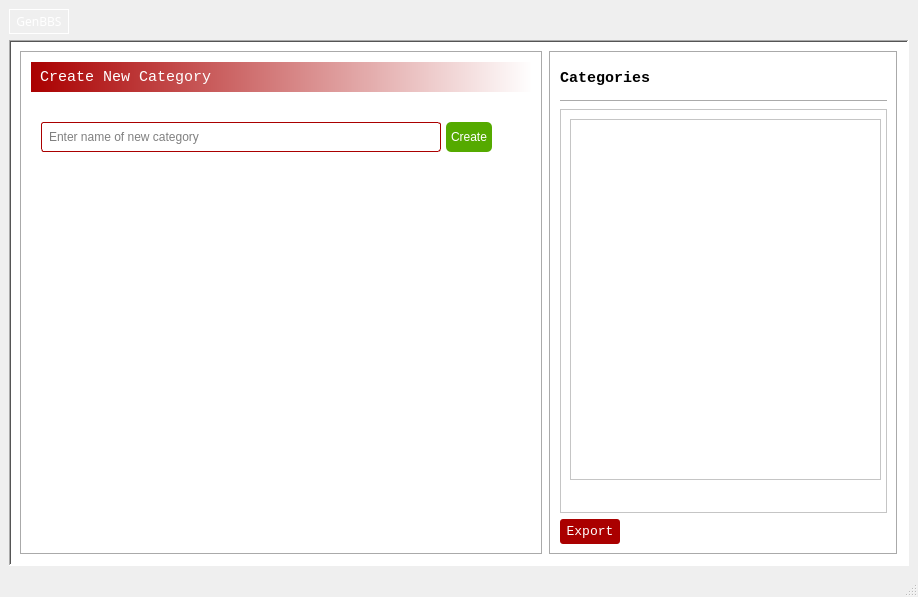
<?xml version="1.0" encoding="UTF-8"?>
<ui version="4.0">
 <class>MainWindow</class>
 <widget class="QMainWindow" name="MainWindow">
  <property name="geometry">
   <rect>
    <x>0</x>
    <y>0</y>
    <width>918</width>
    <height>597</height>
   </rect>
  </property>
  <property name="font">
   <font>
    <strikeout>false</strikeout>
   </font>
  </property>
  <property name="windowTitle">
   <string>MainWindow</string>
  </property>
  <property name="autoFillBackground">
   <bool>true</bool>
  </property>
  <widget class="QWidget" name="centralwidget">
   <property name="sizePolicy">
    <sizepolicy hsizetype="Minimum" vsizetype="Minimum">
     <horstretch>0</horstretch>
     <verstretch>0</verstretch>
    </sizepolicy>
   </property>
   <layout class="QVBoxLayout" name="verticalLayout">
    <item>
     <widget class="QLabel" name="genBBSLogo">
      <property name="enabled">
       <bool>true</bool>
      </property>
      <property name="sizePolicy">
       <sizepolicy hsizetype="Fixed" vsizetype="Fixed">
        <horstretch>0</horstretch>
        <verstretch>0</verstretch>
       </sizepolicy>
      </property>
      <property name="minimumSize">
       <size>
        <width>0</width>
        <height>25</height>
       </size>
      </property>
      <property name="maximumSize">
       <size>
        <width>60</width>
        <height>25</height>
       </size>
      </property>
      <property name="palette">
       <palette>
        <active>
         <colorrole role="WindowText">
          <brush brushstyle="SolidPattern">
           <color alpha="255">
            <red>255</red>
            <green>255</green>
            <blue>255</blue>
           </color>
          </brush>
         </colorrole>
         <colorrole role="Button">
          <brush brushstyle="SolidPattern">
           <color alpha="255">
            <red>170</red>
            <green>0</green>
            <blue>0</blue>
           </color>
          </brush>
         </colorrole>
         <colorrole role="Light">
          <brush brushstyle="SolidPattern">
           <color alpha="255">
            <red>255</red>
            <green>0</green>
            <blue>0</blue>
           </color>
          </brush>
         </colorrole>
         <colorrole role="Midlight">
          <brush brushstyle="SolidPattern">
           <color alpha="255">
            <red>212</red>
            <green>0</green>
            <blue>0</blue>
           </color>
          </brush>
         </colorrole>
         <colorrole role="Dark">
          <brush brushstyle="SolidPattern">
           <color alpha="255">
            <red>85</red>
            <green>0</green>
            <blue>0</blue>
           </color>
          </brush>
         </colorrole>
         <colorrole role="Mid">
          <brush brushstyle="SolidPattern">
           <color alpha="255">
            <red>113</red>
            <green>0</green>
            <blue>0</blue>
           </color>
          </brush>
         </colorrole>
         <colorrole role="Text">
          <brush brushstyle="SolidPattern">
           <color alpha="255">
            <red>255</red>
            <green>255</green>
            <blue>255</blue>
           </color>
          </brush>
         </colorrole>
         <colorrole role="BrightText">
          <brush brushstyle="SolidPattern">
           <color alpha="255">
            <red>255</red>
            <green>255</green>
            <blue>255</blue>
           </color>
          </brush>
         </colorrole>
         <colorrole role="ButtonText">
          <brush brushstyle="SolidPattern">
           <color alpha="255">
            <red>255</red>
            <green>255</green>
            <blue>255</blue>
           </color>
          </brush>
         </colorrole>
         <colorrole role="Base">
          <brush brushstyle="SolidPattern">
           <color alpha="255">
            <red>255</red>
            <green>255</green>
            <blue>255</blue>
           </color>
          </brush>
         </colorrole>
         <colorrole role="Window">
          <brush brushstyle="SolidPattern">
           <color alpha="255">
            <red>170</red>
            <green>0</green>
            <blue>0</blue>
           </color>
          </brush>
         </colorrole>
         <colorrole role="Shadow">
          <brush brushstyle="SolidPattern">
           <color alpha="255">
            <red>0</red>
            <green>0</green>
            <blue>0</blue>
           </color>
          </brush>
         </colorrole>
         <colorrole role="AlternateBase">
          <brush brushstyle="SolidPattern">
           <color alpha="255">
            <red>212</red>
            <green>127</green>
            <blue>127</blue>
           </color>
          </brush>
         </colorrole>
         <colorrole role="ToolTipBase">
          <brush brushstyle="SolidPattern">
           <color alpha="255">
            <red>255</red>
            <green>255</green>
            <blue>220</blue>
           </color>
          </brush>
         </colorrole>
         <colorrole role="ToolTipText">
          <brush brushstyle="SolidPattern">
           <color alpha="255">
            <red>0</red>
            <green>0</green>
            <blue>0</blue>
           </color>
          </brush>
         </colorrole>
         <colorrole role="PlaceholderText">
          <brush brushstyle="SolidPattern">
           <color alpha="127">
            <red>0</red>
            <green>0</green>
            <blue>0</blue>
           </color>
          </brush>
         </colorrole>
         <colorrole role="Accent">
          <brush brushstyle="SolidPattern">
           <color alpha="255">
            <red>255</red>
            <green>255</green>
            <blue>255</blue>
           </color>
          </brush>
         </colorrole>
        </active>
        <inactive>
         <colorrole role="WindowText">
          <brush brushstyle="SolidPattern">
           <color alpha="255">
            <red>255</red>
            <green>255</green>
            <blue>255</blue>
           </color>
          </brush>
         </colorrole>
         <colorrole role="Button">
          <brush brushstyle="SolidPattern">
           <color alpha="255">
            <red>170</red>
            <green>0</green>
            <blue>0</blue>
           </color>
          </brush>
         </colorrole>
         <colorrole role="Light">
          <brush brushstyle="SolidPattern">
           <color alpha="255">
            <red>255</red>
            <green>0</green>
            <blue>0</blue>
           </color>
          </brush>
         </colorrole>
         <colorrole role="Midlight">
          <brush brushstyle="SolidPattern">
           <color alpha="255">
            <red>212</red>
            <green>0</green>
            <blue>0</blue>
           </color>
          </brush>
         </colorrole>
         <colorrole role="Dark">
          <brush brushstyle="SolidPattern">
           <color alpha="255">
            <red>85</red>
            <green>0</green>
            <blue>0</blue>
           </color>
          </brush>
         </colorrole>
         <colorrole role="Mid">
          <brush brushstyle="SolidPattern">
           <color alpha="255">
            <red>113</red>
            <green>0</green>
            <blue>0</blue>
           </color>
          </brush>
         </colorrole>
         <colorrole role="Text">
          <brush brushstyle="SolidPattern">
           <color alpha="255">
            <red>255</red>
            <green>255</green>
            <blue>255</blue>
           </color>
          </brush>
         </colorrole>
         <colorrole role="BrightText">
          <brush brushstyle="SolidPattern">
           <color alpha="255">
            <red>255</red>
            <green>255</green>
            <blue>255</blue>
           </color>
          </brush>
         </colorrole>
         <colorrole role="ButtonText">
          <brush brushstyle="SolidPattern">
           <color alpha="255">
            <red>255</red>
            <green>255</green>
            <blue>255</blue>
           </color>
          </brush>
         </colorrole>
         <colorrole role="Base">
          <brush brushstyle="SolidPattern">
           <color alpha="255">
            <red>255</red>
            <green>255</green>
            <blue>255</blue>
           </color>
          </brush>
         </colorrole>
         <colorrole role="Window">
          <brush brushstyle="SolidPattern">
           <color alpha="255">
            <red>170</red>
            <green>0</green>
            <blue>0</blue>
           </color>
          </brush>
         </colorrole>
         <colorrole role="Shadow">
          <brush brushstyle="SolidPattern">
           <color alpha="255">
            <red>0</red>
            <green>0</green>
            <blue>0</blue>
           </color>
          </brush>
         </colorrole>
         <colorrole role="AlternateBase">
          <brush brushstyle="SolidPattern">
           <color alpha="255">
            <red>212</red>
            <green>127</green>
            <blue>127</blue>
           </color>
          </brush>
         </colorrole>
         <colorrole role="ToolTipBase">
          <brush brushstyle="SolidPattern">
           <color alpha="255">
            <red>255</red>
            <green>255</green>
            <blue>220</blue>
           </color>
          </brush>
         </colorrole>
         <colorrole role="ToolTipText">
          <brush brushstyle="SolidPattern">
           <color alpha="255">
            <red>0</red>
            <green>0</green>
            <blue>0</blue>
           </color>
          </brush>
         </colorrole>
         <colorrole role="PlaceholderText">
          <brush brushstyle="SolidPattern">
           <color alpha="127">
            <red>0</red>
            <green>0</green>
            <blue>0</blue>
           </color>
          </brush>
         </colorrole>
         <colorrole role="Accent">
          <brush brushstyle="SolidPattern">
           <color alpha="255">
            <red>255</red>
            <green>255</green>
            <blue>255</blue>
           </color>
          </brush>
         </colorrole>
        </inactive>
        <disabled>
         <colorrole role="WindowText">
          <brush brushstyle="SolidPattern">
           <color alpha="255">
            <red>85</red>
            <green>0</green>
            <blue>0</blue>
           </color>
          </brush>
         </colorrole>
         <colorrole role="Button">
          <brush brushstyle="SolidPattern">
           <color alpha="255">
            <red>170</red>
            <green>0</green>
            <blue>0</blue>
           </color>
          </brush>
         </colorrole>
         <colorrole role="Light">
          <brush brushstyle="SolidPattern">
           <color alpha="255">
            <red>255</red>
            <green>0</green>
            <blue>0</blue>
           </color>
          </brush>
         </colorrole>
         <colorrole role="Midlight">
          <brush brushstyle="SolidPattern">
           <color alpha="255">
            <red>212</red>
            <green>0</green>
            <blue>0</blue>
           </color>
          </brush>
         </colorrole>
         <colorrole role="Dark">
          <brush brushstyle="SolidPattern">
           <color alpha="255">
            <red>85</red>
            <green>0</green>
            <blue>0</blue>
           </color>
          </brush>
         </colorrole>
         <colorrole role="Mid">
          <brush brushstyle="SolidPattern">
           <color alpha="255">
            <red>113</red>
            <green>0</green>
            <blue>0</blue>
           </color>
          </brush>
         </colorrole>
         <colorrole role="Text">
          <brush brushstyle="SolidPattern">
           <color alpha="255">
            <red>85</red>
            <green>0</green>
            <blue>0</blue>
           </color>
          </brush>
         </colorrole>
         <colorrole role="BrightText">
          <brush brushstyle="SolidPattern">
           <color alpha="255">
            <red>255</red>
            <green>255</green>
            <blue>255</blue>
           </color>
          </brush>
         </colorrole>
         <colorrole role="ButtonText">
          <brush brushstyle="SolidPattern">
           <color alpha="255">
            <red>85</red>
            <green>0</green>
            <blue>0</blue>
           </color>
          </brush>
         </colorrole>
         <colorrole role="Base">
          <brush brushstyle="SolidPattern">
           <color alpha="255">
            <red>170</red>
            <green>0</green>
            <blue>0</blue>
           </color>
          </brush>
         </colorrole>
         <colorrole role="Window">
          <brush brushstyle="SolidPattern">
           <color alpha="255">
            <red>170</red>
            <green>0</green>
            <blue>0</blue>
           </color>
          </brush>
         </colorrole>
         <colorrole role="Shadow">
          <brush brushstyle="SolidPattern">
           <color alpha="255">
            <red>0</red>
            <green>0</green>
            <blue>0</blue>
           </color>
          </brush>
         </colorrole>
         <colorrole role="AlternateBase">
          <brush brushstyle="SolidPattern">
           <color alpha="255">
            <red>170</red>
            <green>0</green>
            <blue>0</blue>
           </color>
          </brush>
         </colorrole>
         <colorrole role="ToolTipBase">
          <brush brushstyle="SolidPattern">
           <color alpha="255">
            <red>255</red>
            <green>255</green>
            <blue>220</blue>
           </color>
          </brush>
         </colorrole>
         <colorrole role="ToolTipText">
          <brush brushstyle="SolidPattern">
           <color alpha="255">
            <red>0</red>
            <green>0</green>
            <blue>0</blue>
           </color>
          </brush>
         </colorrole>
         <colorrole role="PlaceholderText">
          <brush brushstyle="SolidPattern">
           <color alpha="127">
            <red>85</red>
            <green>0</green>
            <blue>0</blue>
           </color>
          </brush>
         </colorrole>
         <colorrole role="Accent">
          <brush brushstyle="SolidPattern">
           <color alpha="255">
            <red>221</red>
            <green>0</green>
            <blue>0</blue>
           </color>
          </brush>
         </colorrole>
        </disabled>
       </palette>
      </property>
      <property name="font">
       <font>
        <family>Bernard MT</family>
        <underline>false</underline>
        <strikeout>false</strikeout>
        <stylestrategy>PreferDefault</stylestrategy>
        <kerning>true</kerning>
       </font>
      </property>
      <property name="autoFillBackground">
       <bool>true</bool>
      </property>
      <property name="styleSheet">
       <string notr="true">border: 1px solid white;
backgound-color: rgb(170, 0, 0);
box-shadow: 30px 3px 6px rgb(0, 0, 0, 3);</string>
      </property>
      <property name="frameShape">
       <enum>QFrame::Shape::HLine</enum>
      </property>
      <property name="text">
       <string>GenBBS</string>
      </property>
      <property name="textFormat">
       <enum>Qt::TextFormat::MarkdownText</enum>
      </property>
      <property name="alignment">
       <set>Qt::AlignmentFlag::AlignCenter</set>
      </property>
      <property name="textInteractionFlags">
       <set>Qt::TextInteractionFlag::NoTextInteraction</set>
      </property>
     </widget>
    </item>
    <item>
     <widget class="QFrame" name="frame">
      <property name="sizePolicy">
       <sizepolicy hsizetype="Minimum" vsizetype="Minimum">
        <horstretch>0</horstretch>
        <verstretch>0</verstretch>
       </sizepolicy>
      </property>
      <property name="minimumSize">
       <size>
        <width>900</width>
        <height>500</height>
       </size>
      </property>
      <property name="maximumSize">
       <size>
        <width>16777215</width>
        <height>900</height>
       </size>
      </property>
      <property name="autoFillBackground">
       <bool>false</bool>
      </property>
      <property name="styleSheet">
       <string notr="true">background-color: white;</string>
      </property>
      <property name="frameShape">
       <enum>QFrame::Shape::WinPanel</enum>
      </property>
      <property name="frameShadow">
       <enum>QFrame::Shadow::Sunken</enum>
      </property>
      <layout class="QHBoxLayout" name="horizontalLayout">
       <item>
        <widget class="QFrame" name="frame_3">
         <property name="sizePolicy">
          <sizepolicy hsizetype="Preferred" vsizetype="Preferred">
           <horstretch>3</horstretch>
           <verstretch>0</verstretch>
          </sizepolicy>
         </property>
         <property name="autoFillBackground">
          <bool>false</bool>
         </property>
         <property name="frameShape">
          <enum>QFrame::Shape::Box</enum>
         </property>
         <property name="frameShadow">
          <enum>QFrame::Shadow::Sunken</enum>
         </property>
         <layout class="QVBoxLayout" name="verticalLayout_3" stretch="0,0,0">
          <property name="spacing">
           <number>30</number>
          </property>
          <property name="sizeConstraint">
           <enum>QLayout::SizeConstraint::SetMinimumSize</enum>
          </property>
          <item>
           <widget class="QLabel" name="label1Catg">
            <property name="sizePolicy">
             <sizepolicy hsizetype="Preferred" vsizetype="Fixed">
              <horstretch>0</horstretch>
              <verstretch>0</verstretch>
             </sizepolicy>
            </property>
            <property name="minimumSize">
             <size>
              <width>0</width>
              <height>30</height>
             </size>
            </property>
            <property name="maximumSize">
             <size>
              <width>16777215</width>
              <height>30</height>
             </size>
            </property>
            <property name="baseSize">
             <size>
              <width>0</width>
              <height>30</height>
             </size>
            </property>
            <property name="font">
             <font>
              <family>Consolas</family>
              <pointsize>11</pointsize>
              <bold>false</bold>
              <strikeout>false</strikeout>
             </font>
            </property>
            <property name="autoFillBackground">
             <bool>false</bool>
            </property>
            <property name="styleSheet">
             <string notr="true">background-color: qlineargradient(spread:pad, x1:0, y1:0, x2:1, y2:0, stop:0 rgb(170, 0, 0), stop:1 rgb(255, 255, 255)); color: rgb(255, 255, 255)</string>
            </property>
            <property name="text">
             <string> Create New Category</string>
            </property>
           </widget>
          </item>
          <item>
           <layout class="QHBoxLayout" name="catgLayout1" stretch="0,0,0">
            <property name="spacing">
             <number>5</number>
            </property>
            <property name="sizeConstraint">
             <enum>QLayout::SizeConstraint::SetDefaultConstraint</enum>
            </property>
            <property name="leftMargin">
             <number>10</number>
            </property>
            <property name="topMargin">
             <number>0</number>
            </property>
            <property name="rightMargin">
             <number>20</number>
            </property>
            <property name="bottomMargin">
             <number>300</number>
            </property>
            <item>
             <widget class="QLineEdit" name="newInputCatg">
              <property name="sizePolicy">
               <sizepolicy hsizetype="Minimum" vsizetype="Fixed">
                <horstretch>0</horstretch>
                <verstretch>0</verstretch>
               </sizepolicy>
              </property>
              <property name="minimumSize">
               <size>
                <width>400</width>
                <height>30</height>
               </size>
              </property>
              <property name="maximumSize">
               <size>
                <width>600</width>
                <height>16777215</height>
               </size>
              </property>
              <property name="palette">
               <palette>
                <active>
                 <colorrole role="Button">
                  <brush brushstyle="SolidPattern">
                   <color alpha="255">
                    <red>255</red>
                    <green>255</green>
                    <blue>255</blue>
                   </color>
                  </brush>
                 </colorrole>
                 <colorrole role="Base">
                  <brush brushstyle="SolidPattern">
                   <color alpha="255">
                    <red>255</red>
                    <green>255</green>
                    <blue>255</blue>
                   </color>
                  </brush>
                 </colorrole>
                 <colorrole role="Window">
                  <brush brushstyle="SolidPattern">
                   <color alpha="255">
                    <red>255</red>
                    <green>255</green>
                    <blue>255</blue>
                   </color>
                  </brush>
                 </colorrole>
                </active>
                <inactive>
                 <colorrole role="Button">
                  <brush brushstyle="SolidPattern">
                   <color alpha="255">
                    <red>255</red>
                    <green>255</green>
                    <blue>255</blue>
                   </color>
                  </brush>
                 </colorrole>
                 <colorrole role="Base">
                  <brush brushstyle="SolidPattern">
                   <color alpha="255">
                    <red>255</red>
                    <green>255</green>
                    <blue>255</blue>
                   </color>
                  </brush>
                 </colorrole>
                 <colorrole role="Window">
                  <brush brushstyle="SolidPattern">
                   <color alpha="255">
                    <red>255</red>
                    <green>255</green>
                    <blue>255</blue>
                   </color>
                  </brush>
                 </colorrole>
                </inactive>
                <disabled>
                 <colorrole role="Button">
                  <brush brushstyle="SolidPattern">
                   <color alpha="255">
                    <red>255</red>
                    <green>255</green>
                    <blue>255</blue>
                   </color>
                  </brush>
                 </colorrole>
                 <colorrole role="Base">
                  <brush brushstyle="SolidPattern">
                   <color alpha="255">
                    <red>255</red>
                    <green>255</green>
                    <blue>255</blue>
                   </color>
                  </brush>
                 </colorrole>
                 <colorrole role="Window">
                  <brush brushstyle="SolidPattern">
                   <color alpha="255">
                    <red>255</red>
                    <green>255</green>
                    <blue>255</blue>
                   </color>
                  </brush>
                 </colorrole>
                </disabled>
               </palette>
              </property>
              <property name="styleSheet">
               <string notr="true">border-radius: 3px;
border: 1px solid rgb(170, 0, 0);
font: 9pt &quot;Consolas&quot;;
padding-left: 5px;
</string>
              </property>
              <property name="text">
               <string/>
              </property>
              <property name="alignment">
               <set>Qt::AlignmentFlag::AlignJustify|Qt::AlignmentFlag::AlignVCenter</set>
              </property>
              <property name="placeholderText">
               <string>Enter name of new category</string>
              </property>
              <property name="clearButtonEnabled">
               <bool>true</bool>
              </property>
             </widget>
            </item>
            <item>
             <widget class="QPushButton" name="createCatg">
              <property name="minimumSize">
               <size>
                <width>0</width>
                <height>30</height>
               </size>
              </property>
              <property name="maximumSize">
               <size>
                <width>50</width>
                <height>16777215</height>
               </size>
              </property>
              <property name="palette">
               <palette>
                <active>
                 <colorrole role="WindowText">
                  <brush brushstyle="SolidPattern">
                   <color alpha="255">
                    <red>255</red>
                    <green>255</green>
                    <blue>255</blue>
                   </color>
                  </brush>
                 </colorrole>
                 <colorrole role="Button">
                  <brush brushstyle="SolidPattern">
                   <color alpha="255">
                    <red>85</red>
                    <green>170</green>
                    <blue>0</blue>
                   </color>
                  </brush>
                 </colorrole>
                 <colorrole role="Text">
                  <brush brushstyle="SolidPattern">
                   <color alpha="255">
                    <red>255</red>
                    <green>255</green>
                    <blue>255</blue>
                   </color>
                  </brush>
                 </colorrole>
                 <colorrole role="ButtonText">
                  <brush brushstyle="SolidPattern">
                   <color alpha="255">
                    <red>255</red>
                    <green>255</green>
                    <blue>255</blue>
                   </color>
                  </brush>
                 </colorrole>
                 <colorrole role="Base">
                  <brush brushstyle="SolidPattern">
                   <color alpha="255">
                    <red>85</red>
                    <green>170</green>
                    <blue>0</blue>
                   </color>
                  </brush>
                 </colorrole>
                 <colorrole role="Window">
                  <brush brushstyle="SolidPattern">
                   <color alpha="255">
                    <red>85</red>
                    <green>170</green>
                    <blue>0</blue>
                   </color>
                  </brush>
                 </colorrole>
                 <colorrole role="PlaceholderText">
                  <brush brushstyle="SolidPattern">
                   <color alpha="128">
                    <red>255</red>
                    <green>255</green>
                    <blue>255</blue>
                   </color>
                  </brush>
                 </colorrole>
                </active>
                <inactive>
                 <colorrole role="WindowText">
                  <brush brushstyle="SolidPattern">
                   <color alpha="255">
                    <red>255</red>
                    <green>255</green>
                    <blue>255</blue>
                   </color>
                  </brush>
                 </colorrole>
                 <colorrole role="Button">
                  <brush brushstyle="SolidPattern">
                   <color alpha="255">
                    <red>85</red>
                    <green>170</green>
                    <blue>0</blue>
                   </color>
                  </brush>
                 </colorrole>
                 <colorrole role="Text">
                  <brush brushstyle="SolidPattern">
                   <color alpha="255">
                    <red>255</red>
                    <green>255</green>
                    <blue>255</blue>
                   </color>
                  </brush>
                 </colorrole>
                 <colorrole role="ButtonText">
                  <brush brushstyle="SolidPattern">
                   <color alpha="255">
                    <red>255</red>
                    <green>255</green>
                    <blue>255</blue>
                   </color>
                  </brush>
                 </colorrole>
                 <colorrole role="Base">
                  <brush brushstyle="SolidPattern">
                   <color alpha="255">
                    <red>85</red>
                    <green>170</green>
                    <blue>0</blue>
                   </color>
                  </brush>
                 </colorrole>
                 <colorrole role="Window">
                  <brush brushstyle="SolidPattern">
                   <color alpha="255">
                    <red>85</red>
                    <green>170</green>
                    <blue>0</blue>
                   </color>
                  </brush>
                 </colorrole>
                 <colorrole role="PlaceholderText">
                  <brush brushstyle="SolidPattern">
                   <color alpha="128">
                    <red>255</red>
                    <green>255</green>
                    <blue>255</blue>
                   </color>
                  </brush>
                 </colorrole>
                </inactive>
                <disabled>
                 <colorrole role="WindowText">
                  <brush brushstyle="SolidPattern">
                   <color alpha="255">
                    <red>255</red>
                    <green>255</green>
                    <blue>255</blue>
                   </color>
                  </brush>
                 </colorrole>
                 <colorrole role="Button">
                  <brush brushstyle="SolidPattern">
                   <color alpha="255">
                    <red>85</red>
                    <green>170</green>
                    <blue>0</blue>
                   </color>
                  </brush>
                 </colorrole>
                 <colorrole role="Text">
                  <brush brushstyle="SolidPattern">
                   <color alpha="255">
                    <red>255</red>
                    <green>255</green>
                    <blue>255</blue>
                   </color>
                  </brush>
                 </colorrole>
                 <colorrole role="ButtonText">
                  <brush brushstyle="SolidPattern">
                   <color alpha="255">
                    <red>255</red>
                    <green>255</green>
                    <blue>255</blue>
                   </color>
                  </brush>
                 </colorrole>
                 <colorrole role="Base">
                  <brush brushstyle="SolidPattern">
                   <color alpha="255">
                    <red>85</red>
                    <green>170</green>
                    <blue>0</blue>
                   </color>
                  </brush>
                 </colorrole>
                 <colorrole role="Window">
                  <brush brushstyle="SolidPattern">
                   <color alpha="255">
                    <red>85</red>
                    <green>170</green>
                    <blue>0</blue>
                   </color>
                  </brush>
                 </colorrole>
                 <colorrole role="PlaceholderText">
                  <brush brushstyle="SolidPattern">
                   <color alpha="128">
                    <red>255</red>
                    <green>255</green>
                    <blue>255</blue>
                   </color>
                  </brush>
                 </colorrole>
                </disabled>
               </palette>
              </property>
              <property name="autoFillBackground">
               <bool>false</bool>
              </property>
              <property name="styleSheet">
               <string notr="true">background-color: rgb(85, 170, 0);
font: 9pt &quot;Consolas&quot;;
border-radius: 5px;
color: white;
padding-left: 5px;
padding-right: 5px;</string>
              </property>
              <property name="text">
               <string>Create</string>
              </property>
              <property name="checkable">
               <bool>true</bool>
              </property>
             </widget>
            </item>
            <item>
             <spacer name="hSpacerCatg">
              <property name="orientation">
               <enum>Qt::Orientation::Horizontal</enum>
              </property>
              <property name="sizeHint" stdset="0">
               <size>
                <width>40</width>
                <height>20</height>
               </size>
              </property>
             </spacer>
            </item>
           </layout>
          </item>
          <item>
           <spacer name="vSpacerCatg">
            <property name="orientation">
             <enum>Qt::Orientation::Vertical</enum>
            </property>
            <property name="sizeHint" stdset="0">
             <size>
              <width>20</width>
              <height>40</height>
             </size>
            </property>
           </spacer>
          </item>
         </layout>
        </widget>
       </item>
       <item>
        <widget class="QFrame" name="frame_2">
         <property name="sizePolicy">
          <sizepolicy hsizetype="Preferred" vsizetype="Preferred">
           <horstretch>2</horstretch>
           <verstretch>0</verstretch>
          </sizepolicy>
         </property>
         <property name="autoFillBackground">
          <bool>false</bool>
         </property>
         <property name="frameShape">
          <enum>QFrame::Shape::Box</enum>
         </property>
         <property name="frameShadow">
          <enum>QFrame::Shadow::Sunken</enum>
         </property>
         <layout class="QVBoxLayout" name="verticalLayout_2" stretch="2,0,25,0">
          <item>
           <widget class="QLabel" name="label2Catg">
            <property name="font">
             <font>
              <family>Consolas</family>
              <pointsize>11</pointsize>
              <bold>true</bold>
              <strikeout>false</strikeout>
             </font>
            </property>
            <property name="text">
             <string>Categories</string>
            </property>
           </widget>
          </item>
          <item>
           <widget class="Line" name="lineCatg">
            <property name="orientation">
             <enum>Qt::Orientation::Horizontal</enum>
            </property>
           </widget>
          </item>
          <item>
           <widget class="QFrame" name="frame_4">
            <property name="autoFillBackground">
             <bool>false</bool>
            </property>
            <property name="frameShape">
             <enum>QFrame::Shape::StyledPanel</enum>
            </property>
            <property name="frameShadow">
             <enum>QFrame::Shadow::Raised</enum>
            </property>
            <widget class="QTreeView" name="treeViewCatg">
             <property name="geometry">
              <rect>
               <x>10</x>
               <y>10</y>
               <width>311</width>
               <height>361</height>
              </rect>
             </property>
            </widget>
           </widget>
          </item>
          <item>
           <widget class="QPushButton" name="pushButton">
            <property name="sizePolicy">
             <sizepolicy hsizetype="Fixed" vsizetype="Fixed">
              <horstretch>0</horstretch>
              <verstretch>0</verstretch>
             </sizepolicy>
            </property>
            <property name="minimumSize">
             <size>
              <width>60</width>
              <height>25</height>
             </size>
            </property>
            <property name="maximumSize">
             <size>
              <width>60</width>
              <height>25</height>
             </size>
            </property>
            <property name="font">
             <font>
              <family>Consolas</family>
              <pointsize>10</pointsize>
             </font>
            </property>
            <property name="styleSheet">
             <string notr="true">background-color: rgb(170, 0, 0);
border-radius: 3px;
color: white;
</string>
            </property>
            <property name="text">
             <string>Export</string>
            </property>
            <property name="checkable">
             <bool>true</bool>
            </property>
           </widget>
          </item>
         </layout>
        </widget>
       </item>
      </layout>
     </widget>
    </item>
   </layout>
  </widget>
  <widget class="QMenuBar" name="menubar">
   <property name="geometry">
    <rect>
     <x>0</x>
     <y>0</y>
     <width>918</width>
     <height>22</height>
    </rect>
   </property>
  </widget>
  <widget class="QStatusBar" name="statusbar"/>
 </widget>
 <resources/>
 <connections/>
</ui>
